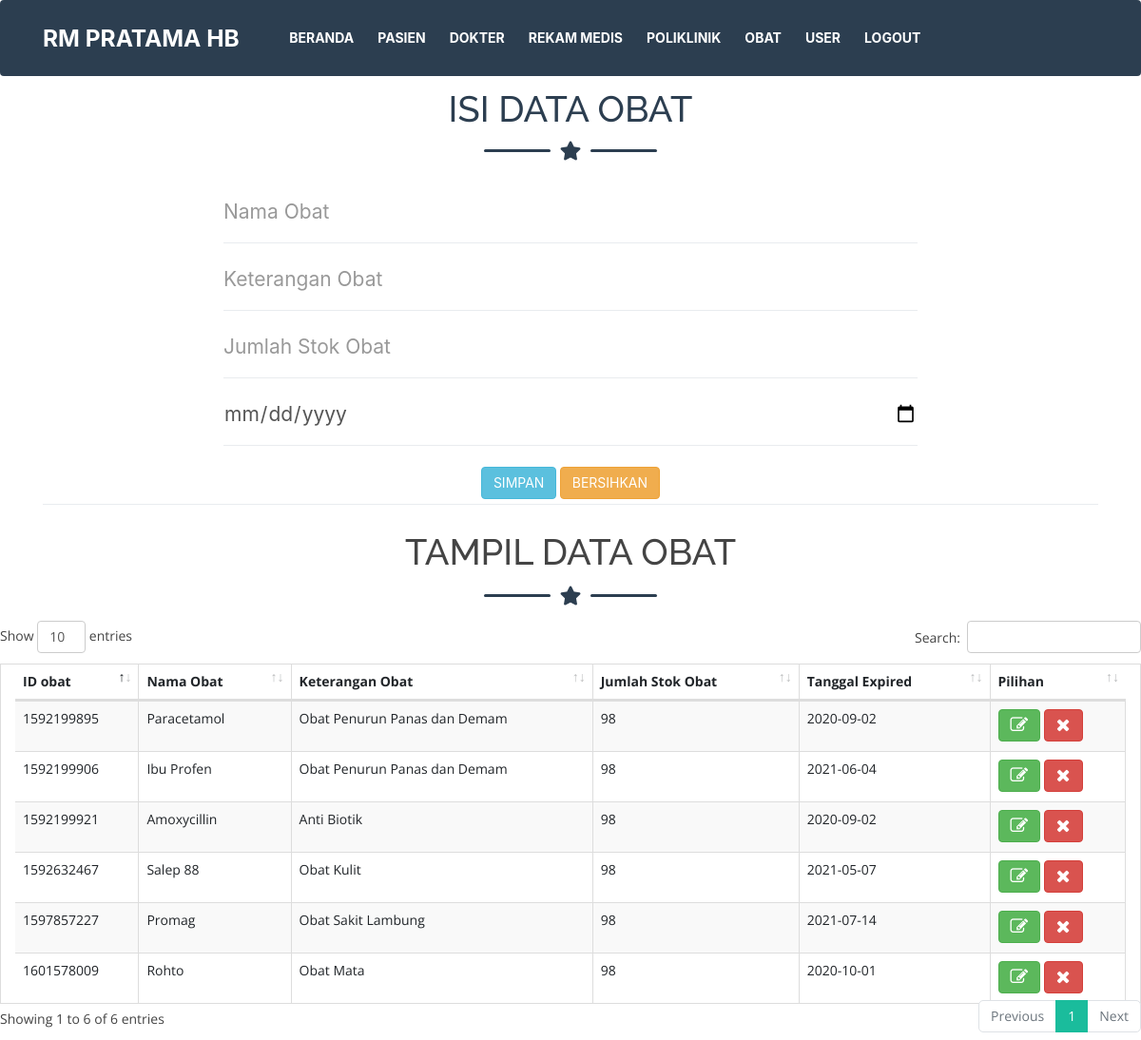
/admin/obat.php (signed in), run on the app's committed database.
### tables this page shows
CREATE TABLE `tb_obat` (
  `id_obat` varchar(50) NOT NULL,
  `nama_obat` varchar(70) NOT NULL,
  `keterangan_obat` text NOT NULL,
  `stok` int(50) NOT NULL,
  `exp` date NOT NULL
);

### admin/obat.php (the view, shortened to what this page needs)
<!DOCTYPE html>
<html>
<head>
	<link  	rel="stylesheet" type="text/css" href="lib/css/csstables/dataTables.bootstrap4.min.css" >
	<link 	rel="stylesheet" type="text/css" href="lib/css/csstables/bootstrap.css" >
	<link rel="stylesheet" href="css/AdminLTE.min.css">
	 <link href="lib/css/freelancer.min.css" rel="stylesheet">
	 <link href="lib/vendor/fontawesome-free/css/all.min.css" rel="stylesheet" type="text/css">
  	<link href="lib/bootstrap/css/bootstrap.min.css" rel="stylesheet">
  	<link href="lib/nivo-slider/css/nivo-slider.css" rel="stylesheet">
  	<link href="lib/owlcarousel/owl.carousel.css" rel="stylesheet">
  	<link href="lib/owlcarousel/owl.transitions.css" rel="stylesheet">
  	<link href="lib/font-awesome/css/font-awesome.min.css" rel="stylesheet">
  	<link href="lib/animate/animate.min.css" rel="stylesheet">
 	 <link href="lib/venobox/venobox.css" rel="stylesheet">
  	<link href="lib/css/style.css" rel="stylesheet">
 	 <link href="lib/css/responsive.css" rel="stylesheet">
 	 <link href="lib/css/font-awesome.css" rel="stylesheet">
</head>
<body id="page-top">
<?php include 'menu.php';
include"config.php";
$table = "tb_obat";?>
<?php
function tambah($koneksi){
	?>
<nav class="navbar" id="mainNav">
<form action="" method="POST"  >
	 <div class="container">
      <h2 class="page-section-heading text-center text-uppercase text-secondary mb-0">ISI DATA OBAT</h2>
      <div class="divider-custom">
        <div class="divider-custom-line"></div>
        <div class="divider-custom-icon">
          <i class="fas fa-star"></i>
        </div>
        <div class="divider-custom-line"></div>
      </div>
      <div class="row">
        <div class="col-lg-8 mx-auto">
       			<fieldset>
            	<div class="control-group">
	              	<div class="form-group floating-label-form-group controls mb-0 pb-2">
		                <input class="form-control" id="nama_obat" name="nama_obat" type="text" placeholder="Nama Obat" required="required" data-validation-required-message="Silahkan Masukkan Nama Obat">
              		</div>
            	</div>
            	<div class="control-group">
	              <div class="form-group floating-label-form-group controls mb-0 pb-2">
	                <input class="form-control" id="keterangan_obat" type="text" name="keterangan_obat" placeholder="Keterangan Obat" required="required" data-validation-required-message="Silahkan Masukkan Keterangan Obat">
	              </div>
	            </div>
	            <div class="control-group">
	              <div class="form-group floating-label-form-group controls mb-0 pb-2">
	                <input class="form-control" id="stok" type="text" name="stok" placeholder="Jumlah Stok Obat" required="required" data-validation-required-message="Silahkan Masukkan Jumlah Stok Obat">
	              </div>
	            </div>
	            <div class="control-group">
	              <div class="form-group floating-label-form-group controls mb-0 pb-2">
	                <input class="form-control" id="exp" type="date" name="exp" placeholder="Tanggal Expired Obat" required="required" data-validation-required-message="Silahkan Masukkan Tanggal Expired Obat">
	              </div>
	            </div>
	            </div>
            	</div>
            <br>
	            	<div class="control-group">
	            		<div class="form-group floating-label-form-group controls mb-0 pb-2" align=center>
			            	<button type="submit" name="btn_simpan" button class="btn btn-primary btn-info" id="sendMessageButton"/>SIMPAN</button>
							<button type="reset"  name="reset" button class="btn btn-primary btn-warning" />BERSIHKAN</button>
	            		</div>
	            	</div>
          </form>
              </nav>
<?php
}
function tampil_data($koneksi){
	$sql = "SELECT * FROM tb_obat LIMIT 1,2000";
	$query = mysqli_query($koneksi, $sql);
	echo "<fieldset>";
	echo "<h2 class=page-section-heading text-center text-uppercase text-secondary mb-0 align=center>TAMPIL DATA OBAT</h2>";
	echo "
      <div class='divider-custom'>
        <div class='divider-custom-line'></div>
        <div class='divider-custom-icon'>
          <i class='fas fa-star'></i>
        </div>
        <div class='divider-custom-line'></div>
      </div>";
	echo "<table class='table table-striped table-bordered container' id='yuk' style='width:100%'>";
	?>
	<thead>
	<?php
	echo "
		  <tr>
			<th>ID obat</th>
			<th>Nama Obat</th>
			<th>Keterangan Obat</th>
			<th>Jumlah Stok Obat</th>
			<th>Tanggal Expired</th>
			<th>Pilihan</th>
		  </tr>";
		  ?>
	</thead>
	<tbody>
<?php
	while($data = mysqli_fetch_array($query)){
		?>
			<tr align=justify>
				<td><?php echo $data['id_obat']; ?>		</td>
				<td><?php echo $data['nama_obat']; ?>		</td>
				<td><?php echo $data['keterangan_obat']; ?>			</td>
				<td><?php echo $data['stok']; ?>			</td>
				<td><?php echo $data['exp']; ?>			</td>
				<td>
						<a href="obat.php?aksi=update&id_obat=<?php echo $data['id_obat']; ?>
						&nama_obat			= <?php echo $data['nama_obat']; ?>
						&keterangan_obat	= <?php echo $data['keterangan_obat']; ?>
						&stok				= <?php echo $data['stok']; ?>
						&exp				= <?php echo $data['exp']; ?>"
					<button class="btn btn-success">
					<i class="icon-large icon-edit"></a></i></button>
					<a href="obat.php?aksi=delete&id_obat=<?php echo $data['id_obat']; ?>"
					<button class="btn btn-danger" >
					<i class="icon-large icon-remove"></a></i></button>
				</td>
		<?php
	}
	echo "</tbody></table>";
	echo "</fieldset>";
}
		?>
		<?php
if (isset($_GET['aksi'])){
	switch($_GET['aksi']){
		case "create":
			echo"<button class='btn btn-success'><a href='obat.php'>Home</a> </button> ";
			tambah($koneksi);
			break;
		case "read":
			tampil_data($koneksi);
			break;
		case "update":
			ubah($koneksi);
			tampil_data($koneksi);
			break;
		case "delete":
			hapus($koneksi);
			break;
		default:
			echo "<h3>Aksi <i>".$_GET['aksi']."</i> tidaka ada!</h3>";
			tambah($koneksi);
			tampil_data($koneksi);
	}
} else {
	tambah($koneksi);
	tampil_data($koneksi);
}
?>
</body>
</html>

### data on the page
tb_obat: id_obat "1592199895", nama_obat "Paracetamol", keterangan_obat "Obat Penurun Panas dan Demam", stok "98", exp "2020-09-02"
tb_obat: id_obat "1592199906", nama_obat "Ibu Profen", keterangan_obat "Obat Penurun Panas dan Demam", stok "98", exp "2021-06-04"
tb_obat: id_obat "1592199921", nama_obat "Amoxycillin", keterangan_obat "Anti Biotik", stok "98", exp "2020-09-02"
tb_obat: id_obat "1592632467", nama_obat "Salep 88", keterangan_obat "Obat Kulit", stok "98", exp "2021-05-07"
tb_obat: id_obat "1597857227", nama_obat "Promag", keterangan_obat "Obat Sakit Lambung", stok "98", exp "2021-07-14"
tb_obat: id_obat "1601578009", nama_obat "Rohto", keterangan_obat "Obat Mata", stok "98", exp "2020-10-01"
